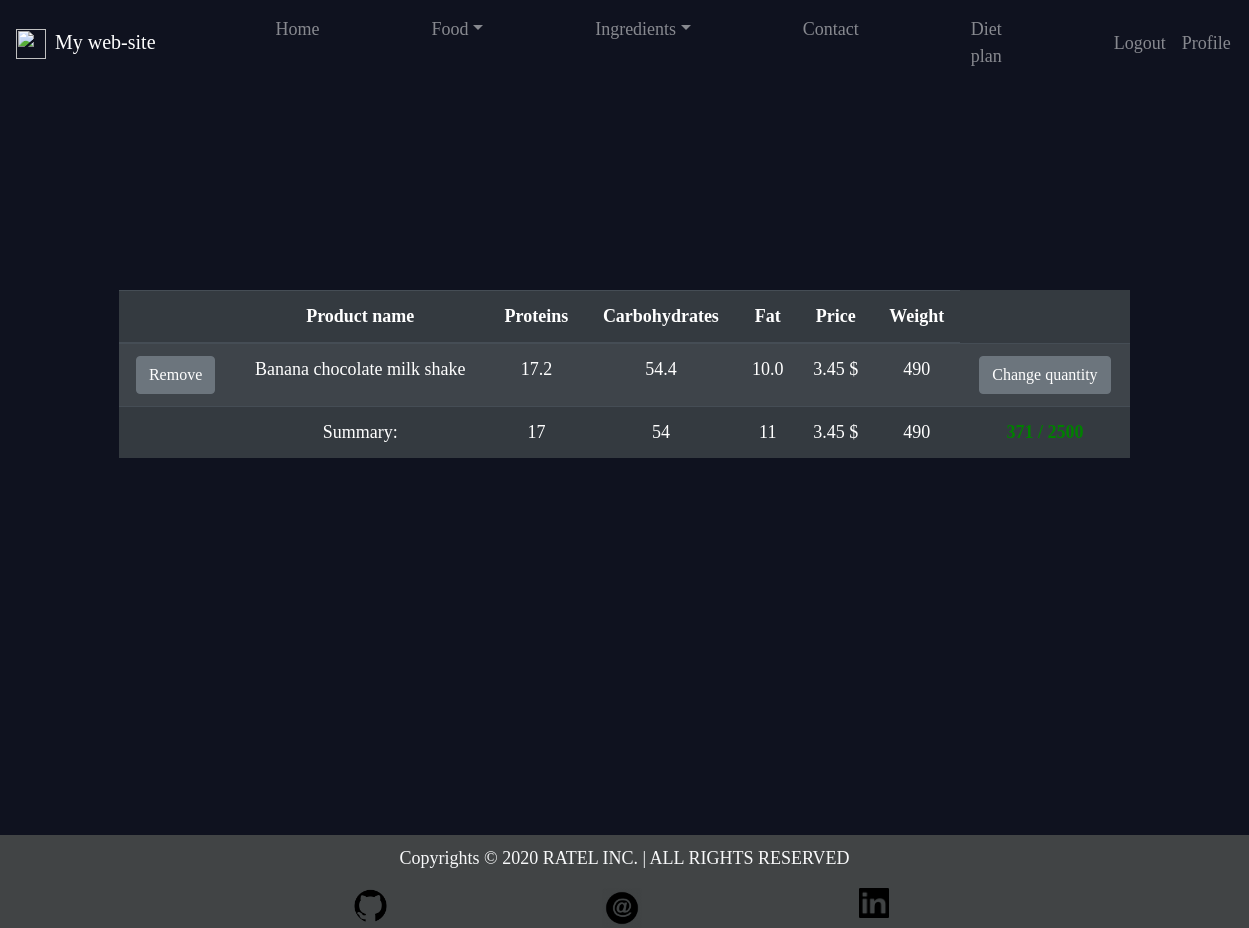
Page /profile/user_diet/rico/ (signed in) on the earlier database version.
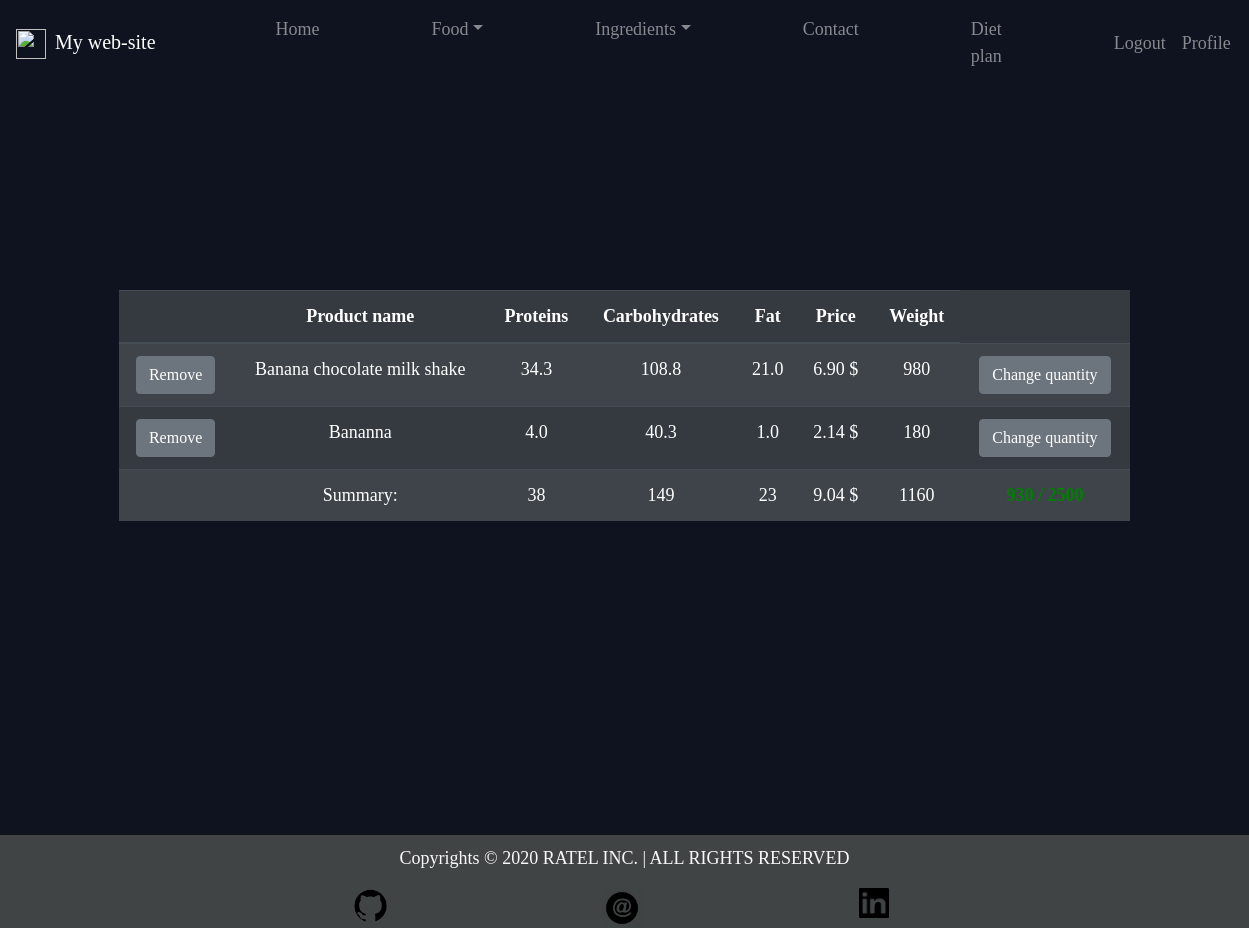
Same page on the later database version.
### Account/models.py (models this page shows, shortened)
class Diet(models.Model):
	profile 			= models.ForeignKey(Profile, on_delete=models.SET_NULL, null=True)
	product 			= models.ForeignKey(Product, on_delete=models.SET_NULL, null=True)
	weight 				= models.IntegerField(default=100, validators=[meal_weight_valdiator,])
	date                = models.DateField(default=dt.date.today())
	@property
	def position_protein(self):
		return self.product.total_protein * self.weight / 100
	@property
	def position_carbohydrates(self):
		return self.product.total_carbohydrates * self.weight / 100
	@property
	def position_fat(self):
		return int(self.product.total_fat * self.weight / 100)
	@property
	def position_price(self):
		return self.product.total_price * self.weight / self.product.total_weight

class User_Diet(models.Model):
	profile 			= models.ForeignKey(Profile, on_delete=models.SET_NULL, null=True)
	product 			= models.ManyToManyField(Diet)
	@property
	def protein_consumed(self, date=None):
		if date == None:
			date = dt.date.today()
		profile_diet = User_Diet.objects.get(pk=self.pk)
		result = 0
		for prod in profile_diet.product.all():
			if prod.date == date:
				result += prod.product.total_protein * prod.weight / 100
		return result
	@property
	def fat_consumed(self, date=None):
		if date == None:
			date = dt.date.today()
		profile_diet = User_Diet.objects.get(pk=self.pk)
		result = 0
		for prod in profile_diet.product.all():
			if prod.date == date:
				result += prod.product.total_fat * prod.weight / 100
		return result
	@property
	def carbohydrates_consumed(self, date=None):
		if date == None:
			date = dt.date.today()
		profile_diet = User_Diet.objects.get(pk=self.pk)
		result = 0
		for prod in profile_diet.product.all():
			if prod.date == date:
				result += prod.product.total_carbohydrates * prod.weight / 100
		return int(result)
	def weight_consumed(self, date=None):
		if date == None:
			date = dt.date.today()
		profile_diet = User_Diet.objects.get(pk=self.pk)
		result = 0
		for prod in profile_diet.product.all():
			if prod.date == date:
				result +=  prod.weight
		return result
	def money_spent(self, date=None):
		if date == None:
			date = dt.date.today()
		profile_diet = User_Diet.objects.get(pk=self.pk)
		result = 0
		for prod in profile_diet.product.all():
			if prod.date == date:
				result +=  prod.position_price #/ prod.weight * 100
		return result
	def calories_consumed(self, date=None):
		result = self.protein_consumed * 4 +\
				 self.carbohydrates_consumed * 4 +\
				 self.fat_consumed * 8
		return result

### Food/models.py (models this page shows, shortened)
class Product(models.Model):
	name = models.CharField(max_length=50)
	ingredient = models.ManyToManyField(Ingredient, through="ReceipeIngredient")
	ingredinet_based = models.BooleanField(default=False)
	recipe = models.CharField(max_length=500, blank=True)
	slug = models.SlugField(max_length=100, unique=True, blank=True)
	def __str__(self):
		return f"{self.name}"
	@property
	def total_weight(self):
		product = Product.objects.get(pk=self.pk)
		result = sum([
				ReceipeIngredient.objects.get(ingredient=i, product=product).weight for i in product.ingredient.all()
			])
		return int(result)
	@property
	@zero_division_handling
	def total_protein(self):
		product = Product.objects.get(pk=self.pk)
		result = 0
		for i in product.ingredient.all():
				result += i.protein * ReceipeIngredient.objects.get(ingredient=i, product=product).weight
		return round(result/self.total_weight,1)#product.ingredient.count()
	@property
	@zero_division_handling
	def total_carbohydrates(self):
		product = Product.objects.get(pk=self.pk)
		result = 0
		for i in product.ingredient.all():
				result += i.carbohydrates * ReceipeIngredient.objects.get(ingredient=i, product=product).weight
		return round(result/self.total_weight,1)
	@property
	@zero_division_handling
	def total_fat(self):
		product = Product.objects.get(pk=self.pk)
		result = 0
		for i in product.ingredient.all():
			result += i.fat * ReceipeIngredient.objects.get(ingredient=i, product=product).weight
		return round(result/self.total_weight,1)
	@property
	@zero_division_handling
	def total_price(self):
		product = Product.objects.get(pk=self.pk)
		result = 0
		for i in product.ingredient.all():
			result += i.price * ReceipeIngredient.objects.get(ingredient=i, product=product).weight / 100
		return round(result,2)
	class Meta:
		ordering = ["name"]

class Ingredient(models.Model):
	name = models.CharField(max_length=50, unique=True)
	protein = models.FloatField(validators=[macro_quantity_validator,])
	carbohydrates = models.FloatField(validators=[macro_quantity_validator,])
	fat = models.FloatField(validators=[macro_quantity_validator,])
	quantity_per_portion = models.IntegerField(blank=True)
	price = models.DecimalField(max_digits=100, decimal_places=2, blank=True)
	food_type = models.CharField(max_length=2, choices=FOOD_TYPE_CHOICES, blank=True)
	slug = models.SlugField(max_length=100, unique=True, blank=True)
	class Meta:
		ordering = ["id"]

class ReceipeIngredient(models.Model):
	ingredient = models.ForeignKey(Ingredient, on_delete=models.CASCADE)
	product = models.ForeignKey(Product, on_delete=models.CASCADE)
	weight = models.IntegerField(null=True, blank=True)
	class Meta:
		ordering = ["id"]
		verbose_name_plural = "Receipe Ingredients"

### Account/views.py (the view)
# urls.py: path("user_diet/<str:username>/", DietView.as_view(), name="user_diet"),
@method_decorator(login_required, name='dispatch')
class DietView(ListView):
	model = Diet
	template_name = "Account/user_diet.html"
	context_object_name = "objects"
	def get_queryset(self, pk=None):
		context = {}
		if pk == None:
			profile = Profile.objects.get(username=self.request.user.username)
		else:
			profile = Profile.objects.get(pk=pk)
		context["profile"] = profile
		context["diet_objects"] = Diet.objects.filter(profile=profile, date=timezone.now())#, date=datetime.date.today()
		context["diet_plan"] = User_Diet.objects.filter(profile=profile)
		return context

### Food/models.py (called while the page is built)
def zero_division_handling(func):
	def wrapper_function(*agrs, **kwargs):
		try:
			return func(*agrs, **kwargs)
		except ZeroDivisionError:
			return 0
	return wrapper_function

### Templates/Account/user_diet.html
{% extends 'main.html' %}
{% block content %}
	<br><br><br><br><br><br>
	<table class="table table-striped table-dark">
		<thead>
			<tr>
				<th scope="col"></th>
				<th scope="col">Product name</th>
				<th scope="col">Proteins</th>
				<th scope="col">Carbohydrates</th>
				<th scope="col">Fat</th>
				<th scope="col">Price</th>
				<th scope="col">Weight</th>
			</tr>
		</thead>
		<tbody>
			{% for element in objects.diet_objects %}
					<tr>
						<td>
							<button type="button" class="btn btn-secondary">
								<a class="hyperlink-off" href="#">
									Remove
								</a>
							</button>
						</td>
						<td>{{ element.product|lower|capfirst }}</td>
						<td>{{ element.position_protein|floatformat:1 }}</td>
						<td>{{ element.position_carbohydrates|floatformat:1 }}</td>
						<td>{{ element.position_fat|floatformat:1 }}</td>
						<td>{{ element.position_price|floatformat:2 }} $</td>
						<td>{{ element.weight|floatformat:0 }}</td>
						<td>
							<button type="button" class="btn btn-secondary">
								<a class="hyperlink-off" href="#">
									Change quantity
								</a>
							</button>
						</td>
					</tr>
			{% endfor %}
			{% for element in objects.diet_plan %}
				<tr>
					<td></td>
					<td> Summary: </td>
					<td>{{ element.protein_consumed|floatformat:0 }}</td>
					<td>{{ element.carbohydrates_consumed|floatformat:0 }}</td>
					<td>{{ element.fat_consumed|floatformat:0 }}</td>
					<td>{{ element.money_spent|floatformat:2 }} $</td>
					<td>{{ element.weight_consumed|floatformat:0 }}</td>
					{% if element.calories_consumed <= objects.profile.calories_plan %}
						<td style="color:green" >
							<b>{{ element.calories_consumed|floatformat:0 }} / {{ objects.profile.calories_plan }}<b>
						</td>
					{% else %}
						<td style="color:red" >
							<b>{{ element.calories_consumed|floatformat:0 }} / {{ objects.profile.calories_plan }}<b>
						</td>
					{% endif %}
				</tr>
			{% endfor %}
		</tbody>
	</table>
{% endblock %}

Differences in the rows shown:
changed Diet "Banana chocolate milk shake": position_protein "17.2" → "34.3"; position_carbohydrates "54.4" → "108.8"; position_fat "10.0" → "21.0"; position_price "3.45" → "6.90"; weight "490" → "980"
added Diet: product "Bananna", position_protein "4.0", position_carbohydrates "40.3", position_fat "1.0", position_price "2.14", weight "180"
changed through a linked row, User_Diet: protein_consumed "17" → "38"; carbohydrates_consumed "54" → "149"; fat_consumed "11" → "23"; money_spent "3.45" → "9.04"; weight_consumed "490" → "1160"
